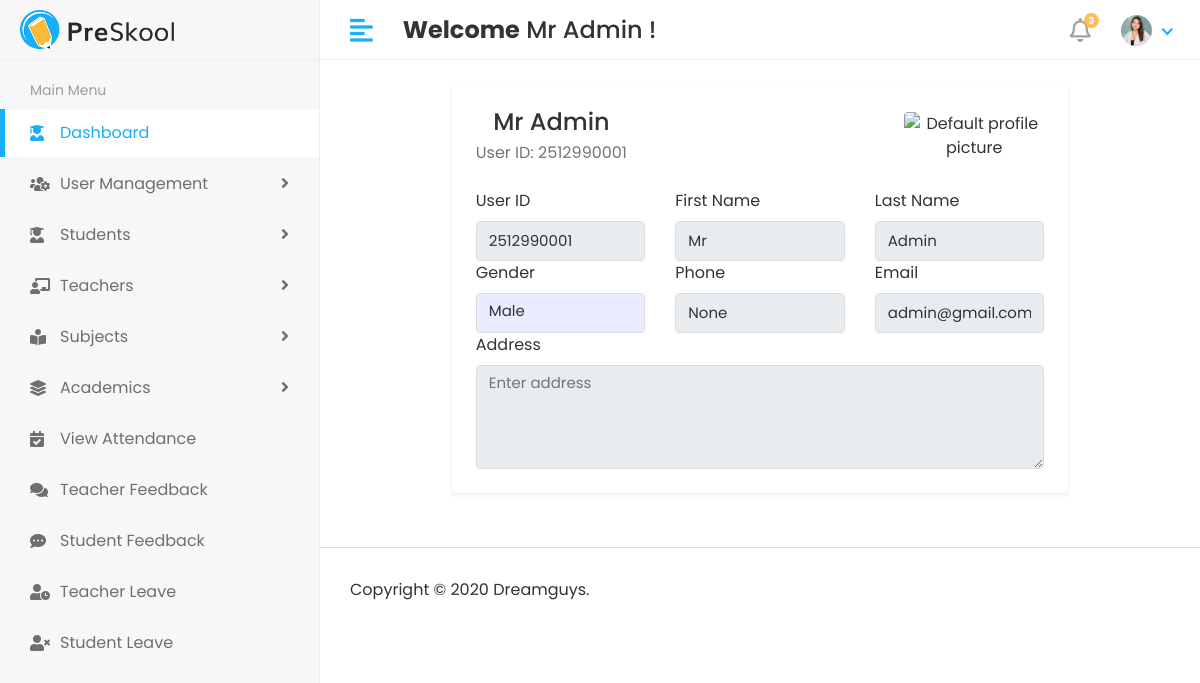
/profile/ (signed in), run on an earlier commit of the app's database.
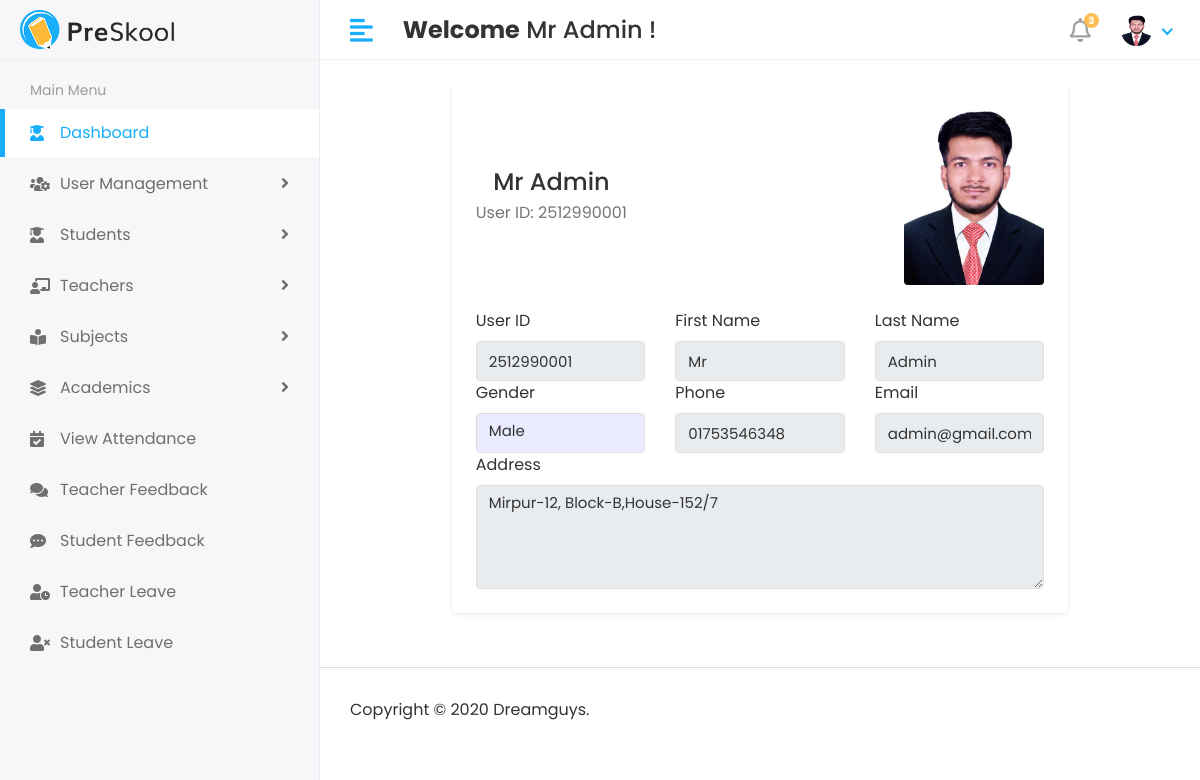
And on a later commit of the database.
### account/models.py (models this page shows, shortened)
class User(AbstractUser):
    USER_TYPE_CHOICE = [
        ('Admin', 'Admin'),
        ('Teacher', 'Teacher'),
        ('Student', 'Student'),
    ]
    GENDER_CHOICES = [
        ('Male', 'Male'),
        ('Female', 'Female'),
        ('Other', 'Other'),
    ]
    user_type = models.CharField(
        max_length=20,
        choices=USER_TYPE_CHOICE,
        null=True,
        blank=True,
    )
    user_id = models.CharField(
        unique=True,
        max_length=15,
        editable=False,
        db_index=True,
        blank=True,
        null=True,
    )
    profile_pic = models.ImageField(
        upload_to='profile_pics/',
        blank=True,
        null=True,
    )
    gender = models.CharField(
        max_length=10,
        choices=GENDER_CHOICES,
        null=True,
        blank=True,
    )
    phone = models.CharField(
        max_length=20,
        null=True,
        blank=True,
    )
    address = models.TextField(
        null=True,
        blank=True,
    )
    def __str__(self):
        return f"{self.username} ({self.user_id})"

### account/views.py (the view)
# urls.py: path('profile/', profile_page, name='profile_page'),
@login_required
def profile_page(request):
    user = request.user
    print("User=============================", user)
    context = {
        'user' : user,
    }
    return render(request, 'Profile/profile.html', context)

### templates/Profile/profile.html (shortened to what this page needs)
{% extends "base.html" %}
{% load static %}
{% block content %}
<div class="container-fluid py-4 px-3 px-md-4">
  <div class="row g-4 justify-content-center">
    <div class="col-12 col-lg-10 col-xl-9">
      <div class="card shadow-sm border-0">
        <div class="card-body">
          <div class="d-flex flex-column flex-md-row align-items-center justify-content-between gap-3 mb-4">
            <div class="text-center text-md-start">
              <h4 class="mb-1">{{ user.first_name }} {{ user.last_name }}</h4>
              <p class="text-muted mb-0">User ID: {{ user.user_id }}</p>
            </div>
            <div class="text-center text-md-end">
              {% if user.profile_pic %}
                <img src="{{ user.profile_pic.url }}" class="rounded img-fluid float-md-end"
                     style="max-width: 140px;" alt="Profile picture">
              {% else %}
                <img src="{% static 'img/default_image.png' %}" class="rounded img-fluid float-md-end"
                     style="max-width: 140px;" alt="Default profile picture">
              {% endif %}
            </div>
          </div>
          <form method="post" enctype="multipart/form-data">
            <div class="row g-3">
              <div class="col-12 col-md-6 col-lg-4">
                <label for="userid" class="form-label">User ID</label>
                <input type="text" id="userid" name="user_id"
                       value="{{ user.user_id }}" class="form-control" readonly>
              </div>
              <div class="col-12 col-md-6 col-lg-4">
                <label for="fname" class="form-label">First Name</label>
                <input type="text" id="fname" name="first_name" class="form-control"
                       value="{{ user.first_name }}" placeholder="Enter first name" readonly>
              </div>
              <div class="col-12 col-md-6 col-lg-4">
                <label for="lname" class="form-label">Last Name</label>
                <input type="text" id="lname" name="last_name" class="form-control"
                       value="{{ user.last_name }}" placeholder="Enter last name" readonly>
              </div>
              <div class="col-12 col-md-6 col-lg-4">
                <label class="form-label">Gender</label>
                <div class="form-control bg-light">
                  {{ user.gender|default:"Not specified" }}
                </div>
              </div>
              <div class="col-12 col-md-6 col-lg-4">
                <label for="phone" class="form-label">Phone</label>
                <input type="tel" id="phone" name="phone" class="form-control"
                       value="{{ user.phone }}" placeholder="Enter phone number" readonly>
              </div>
              <div class="col-12 col-md-6 col-lg-4">
                <label for="email" class="form-label">Email</label>
                <input type="email" id="email" name="email" class="form-control"
                       value="{{ user.email }}" placeholder="Enter email" readonly>
              </div>
              <div class="col-12">
                <label for="address" class="form-label">Address</label>
                <textarea id="address" name="address" rows="4" class="form-control"
                          placeholder="Enter address" readonly>{{ user.address }}</textarea>
              </div>
            </div>
          </form>
        </div>
      </div>
    </div>
  </div>
</div>
{% endblock content %}

### templates/base.html (shortened to what this page needs)
{% load static %}
<!DOCTYPE html>
<html lang="en">
<head>
    <link rel="stylesheet" href="{% static 'assets/plugins/bootstrap/css/bootstrap.min.css' %}">
    <link rel="stylesheet" href="{% static 'assets/plugins/fontawesome/css/fontawesome.min.css' %}">
    <link rel="stylesheet" href="{% static 'assets/plugins/fontawesome/css/all.min.css' %}">
    <link rel="stylesheet" href="{% static 'assets/css/style.css' %}">
</head>
<body>
    <div class="main-wrapper">
        {% include "Includes/header.html" %}
        {% include "Includes/sidebar.html" %}
        <div class="page-wrapper">
            {% block content %}
            {% endblock content %}
            {% include "Includes/footer.html" %}
        </div>
    </div>
</body>
</html>

### templates/Includes/header.html (shortened to what this page needs)
{% load static %}
<div class="header">
    <div class="header-left">
        <a href="#" class="logo">
            <img src="{% static 'assets/img/logo.png' %}" alt="Logo">
        </a>
    </div>
    <a href="javascript:void(0);" id="toggle_btn">
        <i class="fas fa-align-left"></i>
    </a>
    <div class="top-nav-search mt-3">
        <h4><strong>Welcome</strong><span>&nbsp;{{user.first_name}} {{user.last_name}}&nbsp;!</span></h4>
    </div>
    <ul class="nav user-menu">
        <li class="nav-item dropdown noti-dropdown">
            <a href="#" class="dropdown-toggle nav-link" data-toggle="dropdown">
                <i class="far fa-bell"></i> <span class="badge badge-pill">3</span>
            </a>
        </li>
        <li class="nav-item dropdown has-arrow">
            <a href="#" class="dropdown-toggle nav-link" data-toggle="dropdown">
                <span class="user-img">
                    {% if user.profile_pic %}
                        <img class="rounded-circle" src="{{ user.profile_pic.url }}" width="31" height="31" alt="{{ user.get_full_name|default:user.username }}">
                    {% else %}
                        <img class="rounded-circle" src="{% static 'assets/img/profiles/avatar-01.jpg' %}" width="31" height="31" alt="Default avatar">
                    {% endif %}
                </span>
            </a>
        </li>
    </ul>
</div>

### templates/Includes/sidebar.html (shortened to what this page needs)
{% load static %}
<div class="sidebar" id="sidebar">
    <div class="sidebar-inner slimscroll">
        <div id="sidebar-menu" class="sidebar-menu">
            <ul>
                <li class="menu-title">
                    <span>Main Menu</span>
                </li>
                <li class="submenu active">
                    <a href="#"><i class="fas fa-user-graduate"></i> <span> Dashboard</span></a>
                </li>
                <li class="submenu">
                    <a href="#"><i class="fas fa-users-cog"></i> <span>User Management</span> <span class="menu-arrow"></span></a>
                </li>
                <li class="submenu">
                    <a href="#"><i class="fas fa-user-graduate"></i> <span> Students</span> <span class="menu-arrow"></span></a>
                </li>
                <li class="submenu">
                    <a href="#"><i class="fas fa-chalkboard-teacher"></i> <span> Teachers</span> <span class="menu-arrow"></span></a>
                </li>
                <li class="submenu">
                    <a href="#"><i class="fas fa-book-reader"></i> <span> Subjects</span> <span class="menu-arrow"></span></a>
                </li>
                <li class="submenu">
                    <a href="#"><i class="fas fa-layer-group"></i> <span> Academics</span> <span class="menu-arrow"></span></a>
                </li>
                <li>
                    <a href="#"><i class="fas fa-calendar-check"></i> <span>View Attendance</span></a>
                </li>
                <li>
                    <a href="#"><i class="fas fa-comments"></i> <span>Teacher Feedback</span></a>
                </li>
                <li>
                    <a href="#"><i class="fas fa-comment-dots"></i> <span>Student Feedback</span></a>
                </li>
                <li>
                    <a href="#"><i class="fas fa-user-clock"></i> <span>Teacher Leave</span></a>
                </li>
                <li>
                    <a href="#"><i class="fas fa-user-times"></i> <span>Student Leave</span></a>
                </li>
            </ul>
        </div>
    </div>
</div>

### templates/Includes/footer.html
<footer>
               <p>Copyright © 2020 Dreamguys.</p>
            </footer>

What changed in the data, as far as the page shows it:
changed User "Mr": profile_pic: picture added; phone "None" → "01753546348"; address (not shown) → "Mirpur-12, Block-B,House-152/7"
